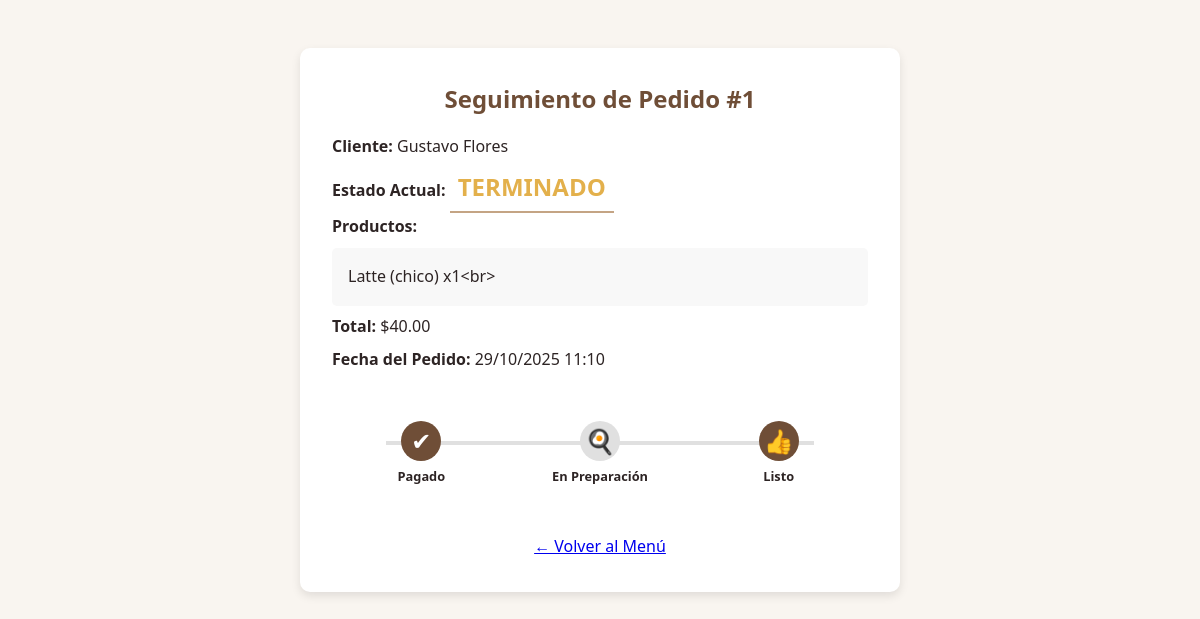
Screenshot of /seguimiento/1 with the database file from the repository.
### app.py (models this page shows)
class Pedido(db.Model):
    id = db.Column(db.Integer, primary_key=True)
    cliente = db.Column(db.String(50), nullable=False)
    productos = db.Column(db.String(500))
    estado = db.Column(db.String(20), default="pendiente")
    pago = db.Column(db.String(20), default="pendiente")
    total = db.Column(db.Float)
    fecha = db.Column(db.DateTime, default=datetime.now)
    hora_pago = db.Column(db.DateTime)
    hora_preparacion = db.Column(db.DateTime)

### app.py (the view)
@app.route('/seguimiento/<int:id_pedido>')
def seguimiento(id_pedido):
    pedido = Pedido.query.get_or_404(id_pedido)
    return render_template('seguimiento.html', pedido=pedido, datetime=datetime)

### templates/seguimiento.html (shortened to what this page needs)
<!DOCTYPE html>
<html lang="es">
<head>
    <link rel="stylesheet" href="{{ url_for('static', filename='styles.css') }}">
</head>
<body>
    <div class="seguimiento-container">
        <h2>Seguimiento de Pedido #{{ pedido.id }}</h2>
        <div class="info-pedido">
            <p><strong>Cliente:</strong> {{ pedido.cliente }}</p>
            <p><strong>Estado Actual:</strong> <span class="estado-actual">{{ pedido.estado.upper() }}</span></p>
            <p><strong>Productos:</strong></p>
            <div class="productos-lista">
                {{ pedido.productos.replace(' | ', '<br>') }}
            </div>
            <p><strong>Total:</strong> ${{ "%.2f"|format(pedido.total) }}</p>
            <p><strong>Fecha del Pedido:</strong> {{ pedido.fecha.strftime('%d/%m/%Y %H:%M') }}</p>
        </div>
        <div class="estado-linea">
            <div class="paso {% if pedido.pago == 'pagado' %}activo{% endif %}">
                {% if pedido.pago == 'pagado' %}
                    <span class="icono">✔</span>
                    <p>Pagado</p>
                {% else %}
                    <span class="icono-pendiente-pago">...</span>
                    <p>Pendiente de Pago</p>
                {% endif %}
            </div>
            <div class="paso {% if pedido.pago == 'pagado' and pedido.estado != 'terminado' %}activo{% endif %}">
                <span class="icono">🍳</span>
                <p>En Preparación</p>
            </div>
            <div class="paso {% if pedido.estado == 'listo' or pedido.estado == 'terminado' %}activo{% endif %}">
                <span class="icono">👍</span>
                <p>Listo</p>
            </div>
        </div>
        <p style="margin-top: 2rem;"><a href="{{ url_for('index') }}">← Volver al Menú</a></p>
    </div>
</body>
</html>

### static/styles.css (style rules this page uses)
:root { --primary: #6F4E37; --secondary: #C4A484; --accent: #E3B04B; --text: #2D2424; }
* { box-sizing: border-box; margin: 0; padding: 0; }
body { font-family: 'Segoe UI', Tahoma, Geneva, Verdana, sans-serif; background-color: #F9F5F0; color: var(--text); line-height: 1.6; }
.productos-lista { margin: 0.5rem 0; padding-left: 1rem; }
.seguimiento-container { max-width: 600px; margin: 3rem auto; padding: 2rem; background: white; border-radius: 10px; box-shadow: 0 4px 10px rgba(0, 0, 0, 0.1); text-align: center; }
.seguimiento-container h2 { color: var(--primary); margin-bottom: 1rem; }
.estado-actual { font-size: 1.5rem; font-weight: bold; color: var(--accent); margin-bottom: 2rem; padding: 0.5rem; border-bottom: 2px solid var(--secondary); }
.info-pedido { text-align: left; margin-bottom: 2rem; }
.info-pedido p { margin: 0.5rem 0; }
.estado-linea { display: flex; justify-content: space-between; align-items: flex-start; position: relative; margin: 3rem 0; }
.estado-linea::before { content: ''; position: absolute; top: 20px; left: 10%; right: 10%; height: 4px; background: #e0e0e0; z-index: 0; }
.paso { flex: 1; text-align: center; position: relative; z-index: 1; }
.paso .icono { font-size: 1.5rem; background-color: #e0e0e0; color: white; width: 40px; height: 40px; border-radius: 50%; display: flex; align-items: center; justify-content: center; margin: 0 auto 5px; transition: background-color 0.3s; }
.paso.activo .icono { background-color: var(--primary) !important; }
.paso p { font-size: 0.8rem; font-weight: bold; }
.productos-lista { text-align: left; padding: 1rem; background: #f8f8f8; border-radius: 5px; }

### templates/seguimiento.html (style rules this page uses)
.seguimiento-container { max-width: 600px; margin: 3rem auto; padding: 2rem; background: white; border-radius: 10px; box-shadow: 0 4px 10px rgba(0, 0, 0, 0.1); text-align: center; }
.seguimiento-container h2 { color: var(--primary); margin-bottom: 1rem; }
.estado-actual { font-size: 1.5rem; font-weight: bold; color: var(--accent); margin-bottom: 2rem; padding: 0.5rem; border-bottom: 2px solid var(--secondary); }
.info-pedido { text-align: left; margin-bottom: 2rem; }
.info-pedido p { margin: 0.5rem 0; }
.estado-linea { display: flex; justify-content: space-between; align-items: flex-start; position: relative; margin: 3rem 0; }
.estado-linea::before { content: ''; position: absolute; top: 20px; left: 10%; right: 10%; height: 4px; background: #e0e0e0; z-index: 0; }
.paso { flex: 1; text-align: center; position: relative; z-index: 1; }
.paso .icono { font-size: 1.5rem; background-color: #e0e0e0; color: white; width: 40px; height: 40px; border-radius: 50%; display: flex; align-items: center; justify-content: center; margin: 0 auto 5px; transition: background-color 0.3s; }
.paso.activo .icono { background-color: var(--primary); }
.paso p { font-size: 0.8rem; font-weight: bold; }
.paso.activo + .paso::before { background-color: var(--primary); }
.productos-lista { text-align: left; padding: 1rem; background: #f8f8f8; border-radius: 5px; }

### rows the page displays
Pedido: id "1", cliente "Gustavo Flores", estado "TERMINADO", productos.replace "Latte (chico) x1<br>", total "40.00", fecha "29/10/2025 11:10"
